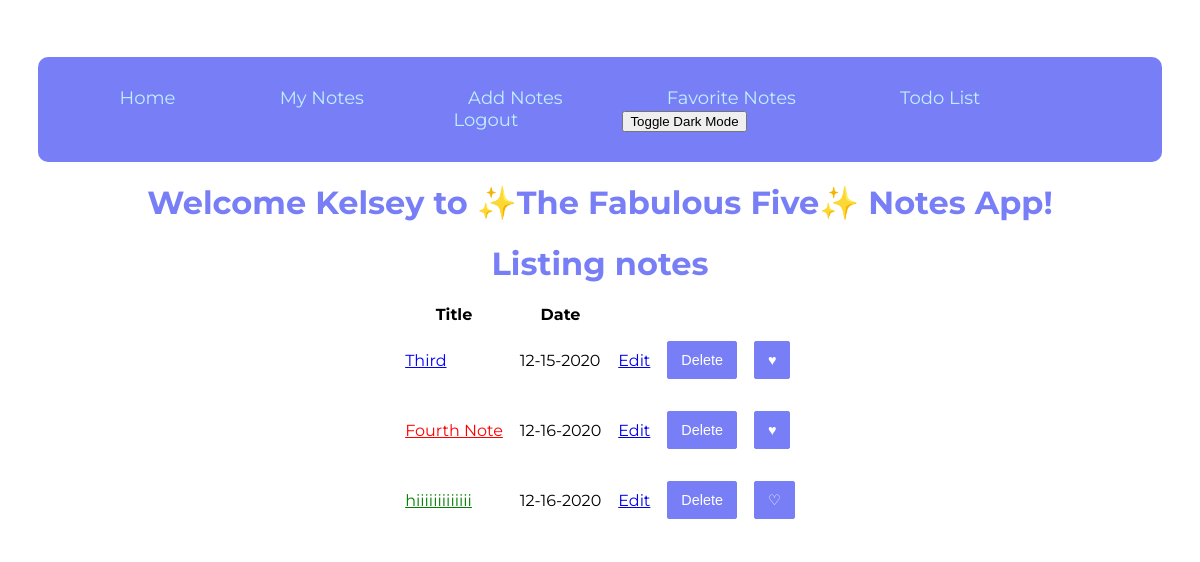
The app's page /notes (signed in) with its own data.
### models.py (models this page shows, shortened)
class Note(db.Model):
    id = db.Column("id", db.Integer, primary_key=True)
    title = db.Column("title", db.String(200))
    text = db.Column("text", db.String(100))
    date = db.Column("date", db.String(50))
    favorite = db.Column("favorite", db.Boolean(False))
    comments = db.relationship("Comment", backref="note", cascade="all, delete-orphan", lazy=True)
    color = db.Column("color", db.String(10))
    user_id = db.Column(db.Integer, db.ForeignKey("user.id"), nullable=False)

### flask05.py (the view)
@app.route('/notes')
def get_notes():
    if session.get('user'):
        my_notes = db.session.query(Note).filter_by(user_id=session['user_id']).all()
        return render_template('notes.html', notes=my_notes, user=session['user'])
    else:
        return redirect(url_for('login'))

### templates/notes.html (shortened to what this page needs)
﻿<!DOCTYPE html>
<html lang="en">
<head>
    <link rel="stylesheet" href="{{ url_for('static', filename='1main.css') }}">
    <link rel="stylesheet" href="{{ url_for('static', filename='dark.css') }}">
    <link rel="stylesheet" href="{{ url_for('static', filename='final_forms.css') }}">
</head>
<body>
<nav id="nav">
    <a href={{ url_for('index') }}>  Home</a>
    <a href={{ url_for('get_notes') }}> My Notes</a>
    <a href={{ url_for('new_note') }}>Add Notes</a>
    <a href="{{ url_for('get_favorite') }}">Favorite Notes</a>
    <a href="{{ url_for('get_todo') }}"> Todo List</a>
    {% if user %}
    <a href="{{ url_for('logout') }}">Logout</a>
    <button onclick="myFunction()">Toggle Dark Mode</button>
</nav>
{% else %}
<a href="{{ url_for('login') }}">Sign In</a>
<a href="{{ url_for('register') }}">Register</a>
</nav>
{% endif %}
<h1>Welcome {{user}} to ✨The Fabulous Five✨ Notes App!</h1>
<h1>Listing notes</h1>
<table>
    <tr>
        <th>Title</th>
        <th>Date</th>
    </tr>
    {% for note in notes %}
    <tr>
        {% if note.color == 'red' %}
        <td><a href="{{ url_for('get_note', note_id=note.id)}}" style="color:red">{{note.title}}</a></td>
        {% elif note.color == 'blue' %}
        <td><a href="{{ url_for('get_note', note_id=note.id)}}" style="color:blue">{{note.title}}</a></td>
        {% else %}
        <td><a href="{{ url_for('get_note', note_id=note.id)}}" style="color:green">{{note.title}}</a></td>
        {% endif %}
        <td>{{ note.date }}</td>
        <td><a href="{{ url_for('update_note', note_id=note.id)}}">Edit</a></td>
        <td>
            <form action="{{url_for('delete_note', note_id=note.id) }}" method="post">
                <input type="submit" Value="Delete">
            </form>
        </td>
            <td>
                {% if note.favorite == False %}
                    <form action ="{{url_for('favorite_note', note_id=note.id) }}" method="post">
                        <input type="submit" Value="♡">
                        {% else %}
                    <form action ="{{url_for('unfavorite_note', note_id=note.id) }}" method="post">
                        <input type="submit" Value="♥">
                    {% endif %}
                </form>
            </td>
        {% endfor %}
    </tr>
</table>
</body>
</html>

### static/1main.css (style rules this page uses)
body { padding: 30px 30px; font-family: 'Montserrat'; }
h1 { color: #787FF6; text-align: center; }
#nav { background-color: #787FF6; list-style: none; text-align: center; padding: 30px 0 30px 0; border-radius: 10px; }
#nav > a { color: #bef0ff; display: inline-block; padding-right: 100px; font-size: 18px; text-decoration: none; }
form { margin: auto; max-width: 300px; }
table { margin: auto; border-collapse: separate; border-spacing: 15px 0; }

### static/dark.css (style rules this page uses)
body { background-color: white; color: black; }

### static/final_forms.css (style rules this page uses)
form { background: white; width: 100%; }
input, textarea { padding: 10px 13px; margin-bottom: 15px; border-radius: 2px; border: 1px solid #d4d9e3; font-weight: 200; color: #4d5060; font-family: 'Poppins', sans-serif; font-size: .9em; }
input[type="submit"] { background: #787FF6; border: 0; color: white; border-radius: 2px; margin-top: 15px; font-weight: 400; border: 1px solid #787FF6; transition: all .3s ease-out; }

### records on screen
Note: title "Third", date "12-15-2020"
Note: title "Fourth Note", date "12-16-2020"
Note: title "hiiiiiiiiiiiii", date "12-16-2020"

### other values on screen
{{ user }} "Kelsey"
